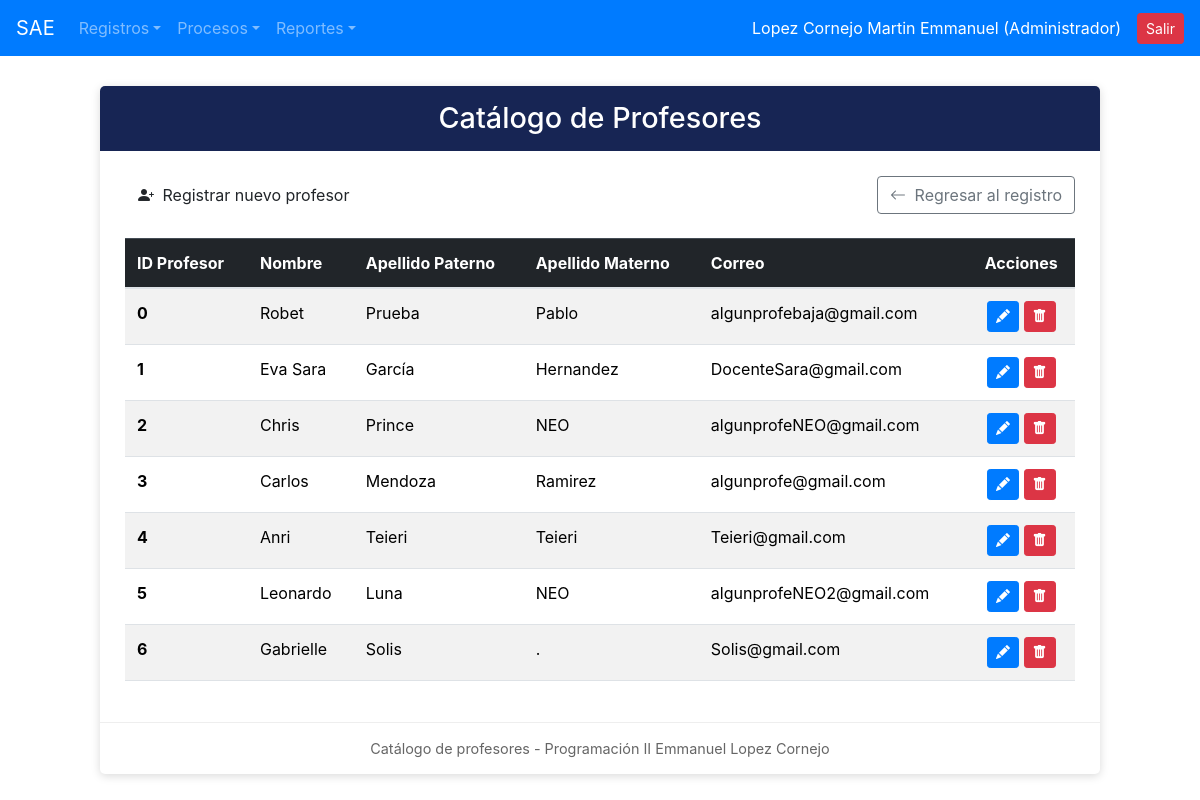
Page /crude/crude_profesores.php (signed in) on the earlier database version.
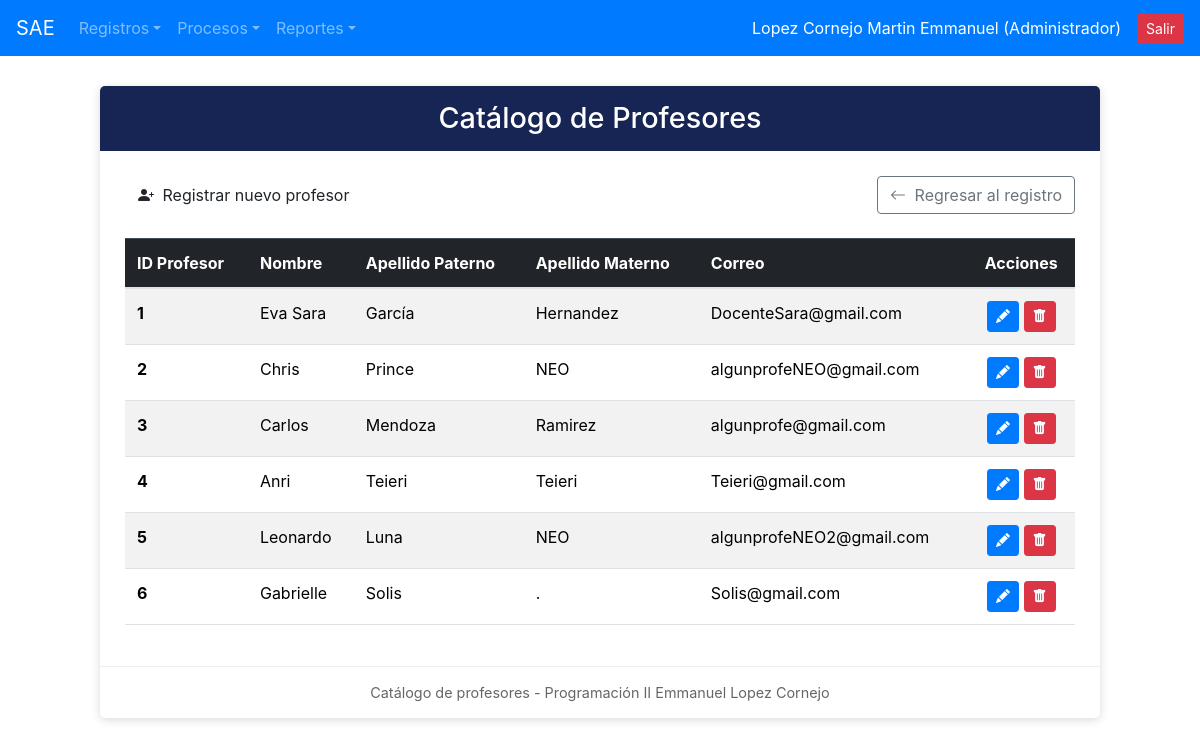
Same page on the later database version.
### tables this page shows
CREATE TABLE `profesores` (
  `idprof` int(11) NOT NULL PRIMARY KEY,
  `nombre_prof` varchar(100) NOT NULL,
  `apaterno_prof` varchar(100) NOT NULL,
  `amaterno_prof` varchar(100) NOT NULL,
  `mail_prof` varchar(150) NOT NULL,
  `estatus_prof` varchar(10) DEFAULT 'ALTA'
);

### crude/crude_profesores.php (the view, shortened to what this page needs)
<?php
include_once("../conexion.php");
$sql = "SELECT * FROM profesores WHERE estatus_prof = 'ALTA'";
$resultado = $conexion->query($sql);
?>
<!DOCTYPE html>
<html lang="es">
<head>
    <link href="https://cdn.jsdelivr.net/npm/bootstrap@5.3.3/dist/css/bootstrap.min.css" rel="stylesheet">
    <link rel="stylesheet" href="https://cdn.jsdelivr.net/npm/bootstrap-icons@1.11.3/font/bootstrap-icons.min.css">
</head>
<body>
<?php include_once("../navegacion/nav.php"); ?>
<div class="container">
    <div class="card-custom">
        <div class="titulo">
            <h2>Catálogo de Profesores</h2>
        </div>
        <div class="contenido">
            <div class="d-flex justify-content-between align-items-center mb-4">
                <a href="../registro/reg_profesor.php" class="btn btn-sae">
                    <i class="bi bi-person-plus-fill me-1"></i> Registrar nuevo profesor
                </a>
                <a href="../registro/reg_profesor.php" class="btn btn-outline-secondary">
                    <i class="bi bi-arrow-left me-1"></i> Regresar al registro
                </a>
            </div>
            <table class="table table-striped table-hover align-middle">
                <thead class="table-dark">
                    <tr>
                        <th scope="col">ID Profesor</th>
                        <th scope="col">Nombre</th>
                        <th scope="col">Apellido Paterno</th>
                        <th scope="col">Apellido Materno</th>
                        <th scope="col">Correo</th>
                        <th scope="col" class="text-center">Acciones</th>
                    </tr>
                </thead>
                <tbody>
                    <?php if ($resultado && $resultado->num_rows > 0): ?>
                        <?php while ($profesor = $resultado->fetch_assoc()): ?>
                            <tr>
                                <th scope="row"><?php echo $profesor['idprof']; ?></th>
                                <td><?php echo htmlspecialchars($profesor['nombre_prof']); ?></td>
                                <td><?php echo htmlspecialchars($profesor['apaterno_prof']); ?></td>
                                <td><?php echo htmlspecialchars($profesor['amaterno_prof']); ?></td>
                                <td><?php echo htmlspecialchars($profesor['mail_prof']); ?></td>
                                <td class="text-center">
                                    <a href="../modificacion/modif_profesor.php?idprof=<?php echo $profesor['idprof']; ?>" class="btn btn-primary btn-sm" title="Editar"><i class="bi bi-pencil-fill"></i></a>
                                    <a href="../baja/baja_profesor.php?idprof=<?php echo $profesor['idprof']; ?>" class="btn btn-danger btn-sm" title="Dar de Baja" onclick="return confirm('¿Seguro que deseas dar de baja a este profesor?');"><i class="bi bi-trash-fill"></i></a>
                                </td>
                            </tr>
                        <?php endwhile; ?>
                    <?php else: ?>
                        <tr>
                            <td colspan="6" class="text-center text-muted">No hay profesores activos registrados.</td>
                        </tr>
                    <?php endif; ?>
                </tbody>
            </table>
        </div>
        <div class="pie">
            Catálogo de profesores - Programación II Emmanuel Lopez Cornejo
        </div>
    </div>
</div>
</body>
</html>

Differences in the rows shown:
removed profesores: idprof "0", nombre_prof "Robet", apaterno_prof "Prueba", amaterno_prof "Pablo", mail_prof "algunprofebaja@gmail.com"
